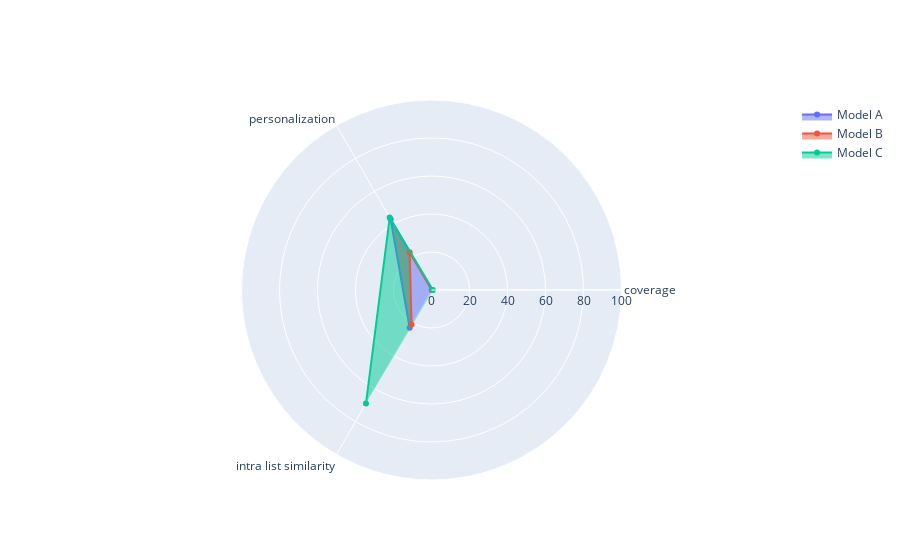

Notebook source saved alongside this figure:
### Code cell
metrics_plot(model_names=['Model A', 'Model B', 'Model C'],
             coverage_scores=[0.17, 0.25, 0.76],
             personalization_scores=[0.43, 0.23, 0.44],
             intra_list_similarity_scores = [0.23, 0.21, 0.69])

### Figure 1 — Plotly figure (JSON) as saved in the notebook; plotly's stock layout.template omitted (floating-point values rounded to 4 significant figures)
{"data": [{"fill": "tonext", "name": "Model A", "r": [0.17, 43, 23], "theta": ["coverage", "personalization", "intra list similarity"], "type": "scatterpolar"}, {"fill": "tonext", "name": "Model B", "r": [0.25, 23, 21], "theta": ["coverage", "personalization", "intra list similarity"], "type": "scatterpolar"}, {"fill": "tonext", "name": "Model C", "r": [0.76, 44, 69], "theta": ["coverage", "personalization", "intra list similarity"], "type": "scatterpolar"}], "layout": {"autosize": true, "polar": {"angularaxis": {"type": "category"}, "radialaxis": {"autorange": false, "range": [0, 100], "type": "linear", "visible": true}}, "showlegend": true}}
